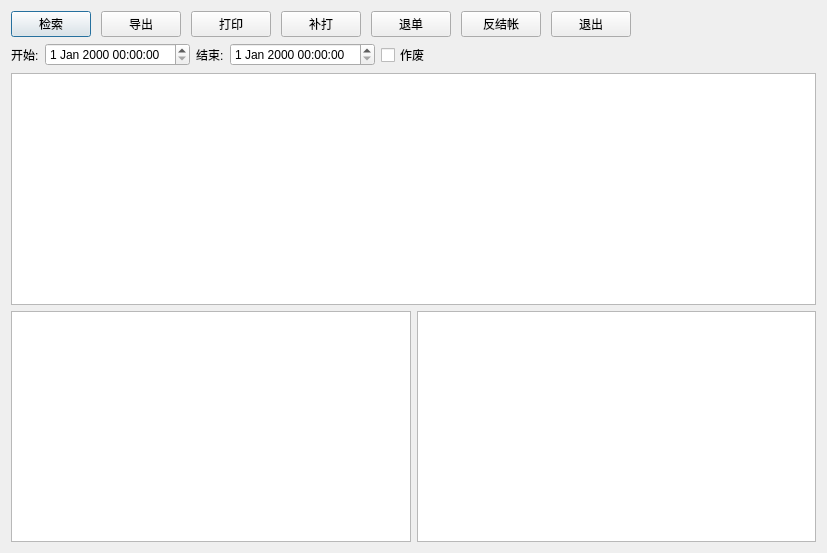
<?xml version="1.0" encoding="UTF-8"?>
<ui version="4.0">
 <class>business_documents_query</class>
 <widget class="QDialog" name="business_documents_query">
  <property name="geometry">
   <rect>
    <x>0</x>
    <y>0</y>
    <width>827</width>
    <height>553</height>
   </rect>
  </property>
  <property name="windowTitle">
   <string>Dialog</string>
  </property>
  <layout class="QVBoxLayout" name="verticalLayout">
   <item>
    <layout class="QHBoxLayout" name="horizontalLayout_2">
     <property name="spacing">
      <number>10</number>
     </property>
     <property name="leftMargin">
      <number>0</number>
     </property>
     <property name="rightMargin">
      <number>0</number>
     </property>
     <item>
      <widget class="lds_toolbar_button" name="pushButton_search">
       <property name="text">
        <string>检索</string>
       </property>
       <property name="outer_stylesheet" stdset="0">
        <string>pushbutton</string>
       </property>
      </widget>
     </item>
     <item>
      <widget class="lds_toolbar_button" name="pushButton_export">
       <property name="text">
        <string>导出</string>
       </property>
       <property name="outer_stylesheet" stdset="0">
        <string>pushbutton</string>
       </property>
      </widget>
     </item>
     <item>
      <widget class="lds_toolbar_button" name="pushButton_print">
       <property name="text">
        <string>打印</string>
       </property>
       <property name="outer_stylesheet" stdset="0">
        <string>pushbutton</string>
       </property>
      </widget>
     </item>
     <item>
      <widget class="lds_toolbar_button" name="pushButton_print2">
       <property name="text">
        <string>补打</string>
       </property>
       <property name="outer_stylesheet" stdset="0">
        <string>pushbutton</string>
       </property>
      </widget>
     </item>
     <item>
      <widget class="lds_toolbar_button" name="pushButton_refund">
       <property name="text">
        <string>退单</string>
       </property>
       <property name="outer_stylesheet" stdset="0">
        <string>pushbutton</string>
       </property>
      </widget>
     </item>
     <item>
      <widget class="lds_toolbar_button" name="pushButton_uncheck">
       <property name="text">
        <string>反结帐</string>
       </property>
       <property name="outer_stylesheet" stdset="0">
        <string>pushbutton</string>
       </property>
      </widget>
     </item>
     <item>
      <widget class="lds_toolbar_button" name="pushButton_exit">
       <property name="text">
        <string>退出</string>
       </property>
       <property name="outer_stylesheet" stdset="0">
        <string>pushbutton</string>
       </property>
      </widget>
     </item>
     <item>
      <spacer name="horizontalSpacer">
       <property name="orientation">
        <enum>Qt::Horizontal</enum>
       </property>
       <property name="sizeHint" stdset="0">
        <size>
         <width>40</width>
         <height>20</height>
        </size>
       </property>
      </spacer>
     </item>
    </layout>
   </item>
   <item>
    <layout class="QHBoxLayout" name="horizontalLayout" stretch="0,0,0,0,0,1">
     <property name="leftMargin">
      <number>0</number>
     </property>
     <property name="rightMargin">
      <number>0</number>
     </property>
     <item>
      <widget class="QLabel" name="label_2">
       <property name="text">
        <string>开始:</string>
       </property>
      </widget>
     </item>
     <item>
      <widget class="lds_datetimeEdit" name="dateTimeEdit"/>
     </item>
     <item>
      <widget class="QLabel" name="label_3">
       <property name="text">
        <string>结束:</string>
       </property>
      </widget>
     </item>
     <item>
      <widget class="lds_datetimeEdit" name="dateTimeEdit_2"/>
     </item>
     <item>
      <widget class="QCheckBox" name="checkBox_cancel">
       <property name="text">
        <string>作废</string>
       </property>
      </widget>
     </item>
     <item>
      <spacer name="horizontalSpacer_2">
       <property name="orientation">
        <enum>Qt::Horizontal</enum>
       </property>
       <property name="sizeHint" stdset="0">
        <size>
         <width>0</width>
         <height>0</height>
        </size>
       </property>
      </spacer>
     </item>
    </layout>
   </item>
   <item>
    <widget class="lds_tableview_sum" name="tableView"/>
   </item>
   <item>
    <layout class="QHBoxLayout" name="horizontalLayout_3">
     <item>
      <widget class="lds_tableView" name="tableView_2">
       <property name="sizePolicy">
        <sizepolicy hsizetype="Expanding" vsizetype="Expanding">
         <horstretch>0</horstretch>
         <verstretch>0</verstretch>
        </sizepolicy>
       </property>
       <property name="minimumSize">
        <size>
         <width>0</width>
         <height>0</height>
        </size>
       </property>
      </widget>
     </item>
     <item>
      <widget class="lds_tableView" name="tableView_3">
       <property name="sizePolicy">
        <sizepolicy hsizetype="Expanding" vsizetype="Expanding">
         <horstretch>0</horstretch>
         <verstretch>0</verstretch>
        </sizepolicy>
       </property>
       <property name="minimumSize">
        <size>
         <width>0</width>
         <height>0</height>
        </size>
       </property>
      </widget>
     </item>
    </layout>
   </item>
  </layout>
 </widget>
 <customwidgets>
  <customwidget>
   <class>lds_toolbar_button</class>
   <extends>QPushButton</extends>
   <header>lds_toolbar_button.h</header>
  </customwidget>
  <customwidget>
   <class>lds_tableView</class>
   <extends>QTableView</extends>
   <header>lds_tableview.h</header>
  </customwidget>
  <customwidget>
   <class>lds_datetimeEdit</class>
   <extends>QDateTimeEdit</extends>
   <header>lds_datetimeedit.h</header>
  </customwidget>
  <customwidget>
   <class>lds_tableview_sum</class>
   <extends>QTableView</extends>
   <header>lds_tableview_sum.h</header>
  </customwidget>
 </customwidgets>
 <resources/>
 <connections/>
</ui>
